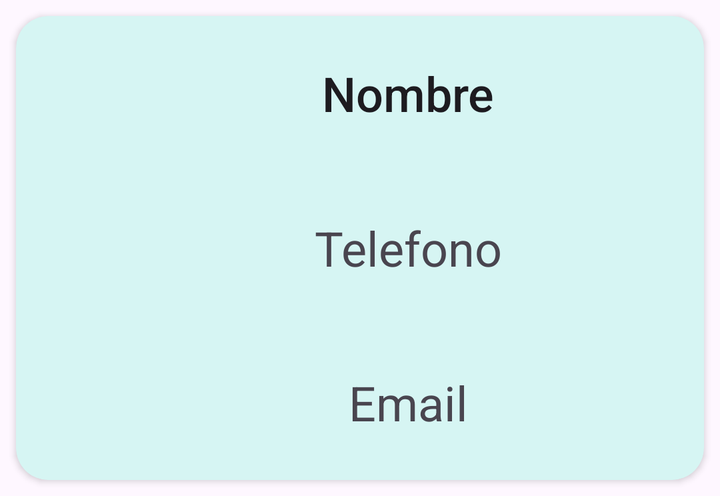
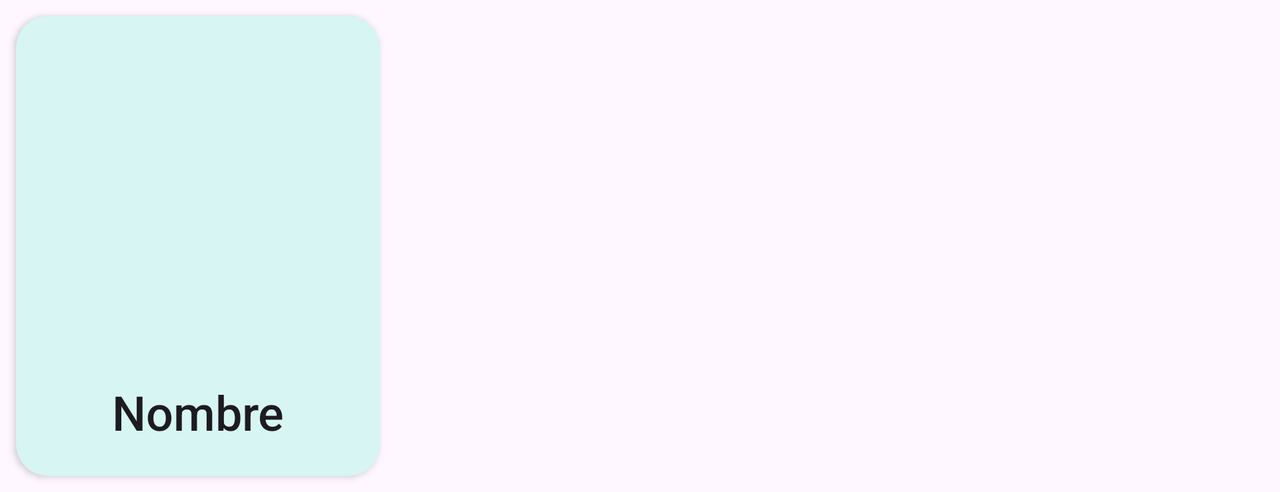

Compare how this app lays out the same screen by default and in its alternative resource folder. The renders come first, then the two layout files and the values they reference.
<!-- AndroidManifest.xml: application theme Theme.Ejercicio0402 -->
<!-- res/layout/view_contacto.xml -->
<?xml version="1.0" encoding="utf-8"?>
<androidx.cardview.widget.CardView xmlns:android="http://schemas.android.com/apk/res/android"
    android:layout_width="match_parent"
    android:layout_height="wrap_content"
    xmlns:app="http://schemas.android.com/apk/res-auto"
    android:layout_margin="8dp"
    android:backgroundTint="@color/cardview_light_background"

    app:cardCornerRadius="16dp"
    android:elevation="16dp">

    <LinearLayout
        android:layout_width="match_parent"
        android:layout_height="match_parent"
        android:orientation="horizontal">

        <ImageView
            android:id="@+id/imagen"
            android:layout_width="wrap_content"
            android:layout_height="200dp"
            android:layout_weight="1"
            android:layout_margin="16dp"
            android:scaleType="centerCrop"
            android:src="@drawable/ic_launcher_background" />

        <LinearLayout
            android:layout_width="match_parent"
            android:layout_height="match_parent"
            android:layout_weight="1"
            android:orientation="vertical">

            <TextView
                android:id="@+id/nombre"
                android:layout_width="match_parent"
                android:layout_height="wrap_content"
                android:layout_weight="1"
                android:gravity="center"
                android:text="Nombre"
                android:textAppearance="@style/TextAppearance.AppCompat.Title"
                android:textSize="24sp" />

            <TextView
                android:id="@+id/telefono"
                android:layout_width="match_parent"
                android:layout_height="wrap_content"
                android:layout_weight="1"
                android:gravity="center"
                android:text="Telefono"
                android:textSize="24sp" />

            <TextView
                android:id="@+id/email"
                android:layout_width="match_parent"
                android:layout_height="wrap_content"
                android:layout_weight="1"
                android:gravity="center"
                android:text="Email"
                android:textSize="24sp" />
        </LinearLayout>
    </LinearLayout>

</androidx.cardview.widget.CardView>
<!-- resources referenced by this layout -->
<resources>
  <color name="cardview_light_background">#FFD6F5F3</color>
  <style name="Theme.Ejercicio0402" parent="Base.Theme.Ejercicio0402" />
  <style name="Base.Theme.Ejercicio0402" parent="Theme.Material3.DayNight.NoActionBar">
          
          
      </style>
</resources>
<!-- res/layout-land/view_contacto.xml (the repository's variant of the layout above) -->
<!-- drawn on the phone turned sideways -->
<?xml version="1.0" encoding="utf-8"?>
<androidx.cardview.widget.CardView xmlns:android="http://schemas.android.com/apk/res/android"
    android:layout_width="wrap_content"
    android:layout_height="wrap_content"
    xmlns:app="http://schemas.android.com/apk/res-auto"
    android:layout_margin="8dp"
    android:backgroundTint="@color/cardview_light_background"
    app:cardCornerRadius="16dp"
    android:elevation="16dp">

    <LinearLayout
        android:layout_width="wrap_content"
        android:layout_height="wrap_content"
        android:gravity="center"
        android:layout_marginBottom="16dp"
        android:orientation="vertical">

        <ImageView
            android:id="@+id/imagen"
            android:layout_width="150dp"
            android:layout_height="150dp"
            android:layout_margin="16dp"
            android:layout_weight="1"
            android:scaleType="centerCrop"
            android:src="@drawable/ic_launcher_background" />

        <TextView
            android:id="@+id/nombre"
            android:layout_width="match_parent"
            android:layout_height="wrap_content"
            android:layout_weight="1"
            android:gravity="center"
            android:text="Nombre"
            android:textAppearance="@style/TextAppearance.AppCompat.Title"
            android:textSize="24sp" />



    </LinearLayout>

</androidx.cardview.widget.CardView>
